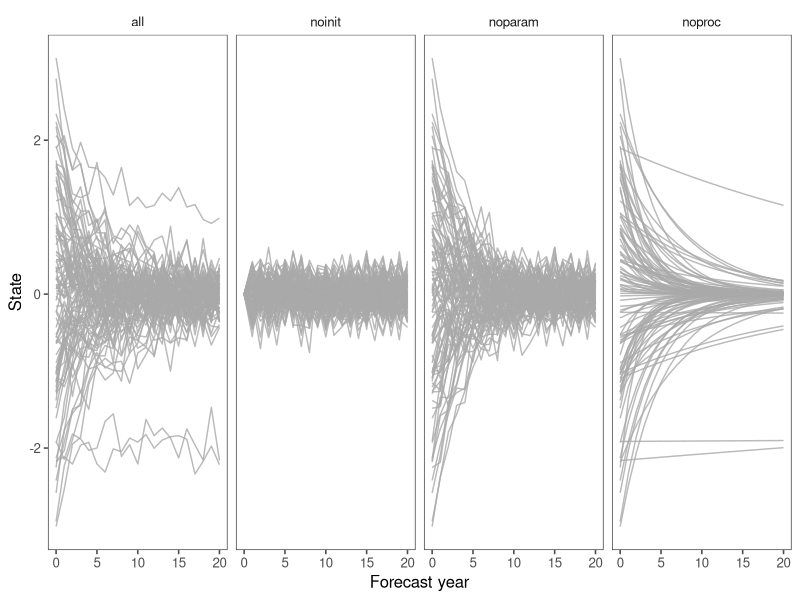

Recreate this plot in R.
################################################################################
##  generate_forecast_fxns.R: Script to generate a forecast time series. 
##  The simulated data can then be used to test the forecast partitioning
##  approach. The forecast generation process includes error from 
##  initial conditions uncertainty, parameter error, driver uncertainty, and 
##  process error.
##
##  Author: Andrew Tredennick
##  Date created: March 13, 2018
################################################################################

##  Clear the workspace
rm(list = ls(all.names = TRUE))


####
####  LOAD LIBRARIES -----------------------------------------------------------
####
library(tidyverse)
library(dplyr)
library(ggthemes)



####
####  DEFINE SIMULATOR FUNCTION ------------------------------------------------
####
generate_forecast <- function(z_bar, 
                              z_sigma, 
                              a_bar,
                              a_sigma,
                              theta_bar = NULL, 
                              theta_sigma = NULL, 
                              x_bar = NULL, 
                              x_sigma = NULL, 
                              proc_sigma, 
                              n_times, 
                              n_iters,
                              seed = NULL){
  if(is.null(seed) == FALSE){
    set.seed(seed)
  }
  
  if(is.null(x_bar) == FALSE){
    if(is.matrix(x_bar) == FALSE){
      stop("x_bar must be a matrix even if only providing one covariate.
           Coerce to a single column matrix, with the number of rows equal
           to the number of time steps to be forecast.")
    }
    
    if((ncol(x_bar)-1) != length(theta_bar)){
      stop("The number of covariates [ncol(x_bar)] and the number of
           coefficients [length(theta_bar)] do not match.")
    }
  }
 
  
  # Generate vector of initial conditions
  Z <- rnorm(n_iters, z_bar, z_sigma)
  
  # Generate vector of autoregressive terms
  A <- rnorm(n_iters, a_bar, a_sigma)
  
  # Generate array of time-varying covariates
  if(is.null(x_bar) == FALSE){
    X <- array(NA, dim = c((ncol(x_bar)+1), n_iters, n_times))
    X[1,,] <- 1 # make first rows 1 for the intercept
    for(dot in 1:n_times){
      for(dox in 1:ncol(x_bar)){
        X[dox+1,,dot] <- rnorm(n_iters, x_bar[dot,dox], x_sigma[dot,dox])
      }
    }
  }
  
  
  # Generate matrix of time-invariant parameters
  if(is.null(theta_bar) == FALSE){
    Theta <- matrix(NA, length(theta_bar), n_iters)
    for(dotheta in 1:length(theta_bar)){
      Theta[, dotheta] <- rnorm(n_iters, theta_bar[dotheta], theta_sigma[dotheta])
    }
  }
  
  # Generate matrix of forecasts
  forecasts <- matrix(NA, n_times+1, n_iters)
  forecasts[1,] <- Z
  
  if(is.null(theta_bar)){
    for(iiter in 1:n_times){
      Z <- A*Z
      forecasts[iiter+1, ] <- rnorm(n_iters, Z, proc_sigma) 
    }
  }else{
    for(iiter in 1:n_times){
      mu <- A*Z[iiter] + X[iiter, ]*Theta
      forecasts[iiter, ] <- rnorm(n_iters, mu, proc_sigma) 
    }
  }
  
  return(forecasts)
}



####
####  GENERATE FORECASTS -------------------------------------------------------
####
z_bar <- 0
z_sigma <- 1.2
a_bar <- 0.8
a_sigma <- 0.1
proc_sigma <- 0.2
n_times <- 20
n_iters <- 100
seed <- 122

outcasts_all <- generate_forecast(z_bar,
                                  z_sigma, 
                                  a_bar,
                                  a_sigma,
                                  theta_bar = NULL, 
                                  theta_sigma = NULL, 
                                  x_bar = NULL, 
                                  x_sigma = NULL, 
                                  proc_sigma, 
                                  n_times, 
                                  n_iters,
                                  seed)

outcasts_noproc <- generate_forecast(z_bar,
                                  z_sigma, 
                                  a_bar,
                                  a_sigma,
                                  theta_bar = NULL, 
                                  theta_sigma = NULL, 
                                  x_bar = NULL, 
                                  x_sigma = NULL, 
                                  proc_sigma = 0, 
                                  n_times, 
                                  n_iters,
                                  seed)

outcasts_noparam <- generate_forecast(z_bar,
                                  z_sigma, 
                                  a_bar,
                                  a_sigma = 0,
                                  theta_bar = NULL, 
                                  theta_sigma = NULL, 
                                  x_bar = NULL, 
                                  x_sigma = NULL, 
                                  proc_sigma, 
                                  n_times, 
                                  n_iters,
                                  seed)

outcasts_noinit <- generate_forecast(z_bar,
                                      z_sigma = 0, 
                                      a_bar,
                                      a_sigma,
                                      theta_bar = NULL, 
                                      theta_sigma = NULL, 
                                      x_bar = NULL, 
                                      x_sigma = NULL, 
                                      proc_sigma, 
                                      n_times, 
                                      n_iters,
                                      seed)

outcasts_combined <- as.data.frame(outcasts_all) %>%
  mutate(year = 0:20) %>%
  gather(key,value,-year) %>%
  mutate(simulation = "all") %>%
  rbind(as.data.frame(outcasts_noproc) %>%
          mutate(year = 0:20) %>%
          gather(key,value,-year) %>%
          mutate(simulation = "noproc")) %>%
  rbind(as.data.frame(outcasts_noinit) %>%
          mutate(year = 0:20) %>%
          gather(key,value,-year) %>%
          mutate(simulation = "noinit")) %>%
  rbind(as.data.frame(outcasts_noparam) %>%
          mutate(year = 0:20) %>%
          gather(key,value,-year) %>%
          mutate(simulation = "noparam"))

ggplot(outcasts_combined, aes(x = year, y = value, group = key))+
  geom_line(color = "darkgrey", alpha = 0.8)+
  facet_wrap(~simulation, ncol = 4)+
  ylab("State")+
  xlab("Forecast year")+
  theme_few()

  
